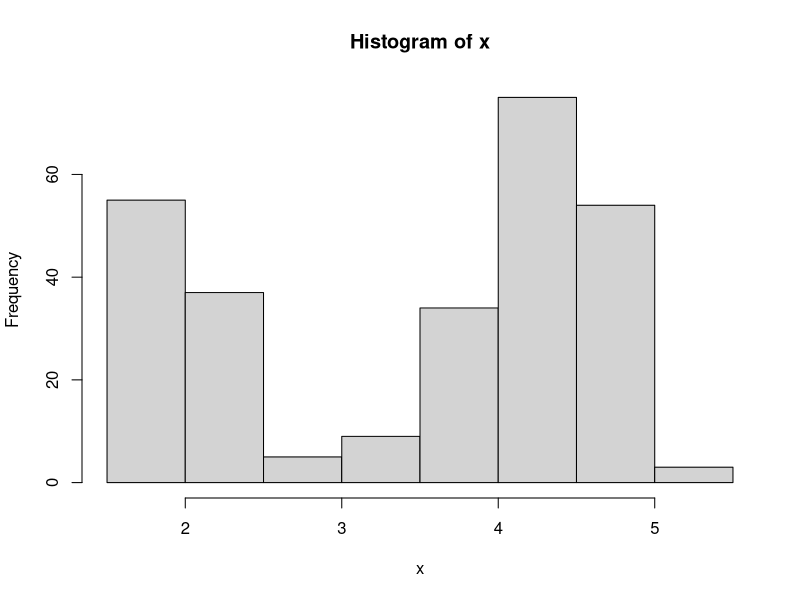
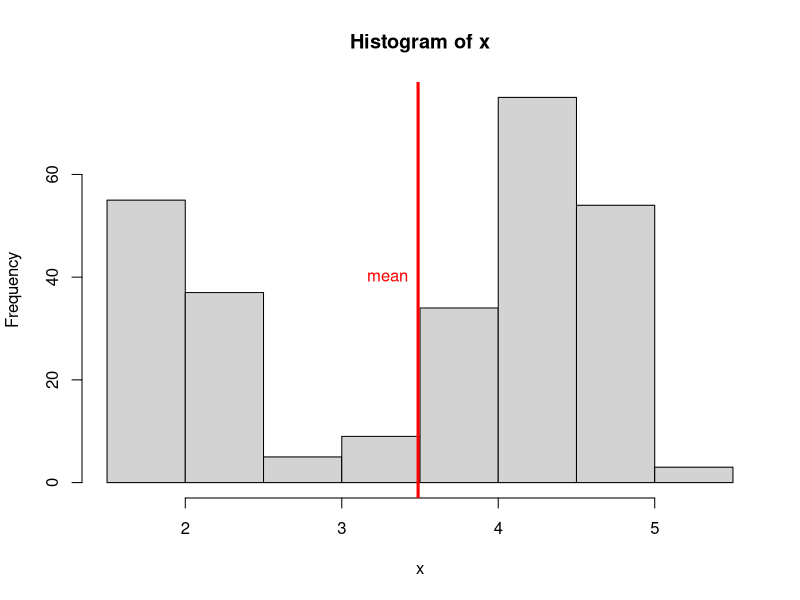

The R script that drew these images, in order:
## ---- chunk 1
knitr::opts_chunk$set(echo = TRUE, error = TRUE)
## ---- chunk 2
faithful
## ---- chunk 3
x = faithful[ ,1]

hist(x)
## ---- chunk 4
# mean waiting time
xmean = mean(x)
xmean
## ---- chunk 5
hist(x)
abline(v = xmean, col = "red", lwd = 3)
text(x = xmean, y = 40, labels = "mean", col = "red", pos = 2)
## ---- chunk 6
paste("Stat", "133", sep = " ")

paste0("Stat", "133")

paste("Concepts", "in", "computing", "with", "data", sep = "-")
